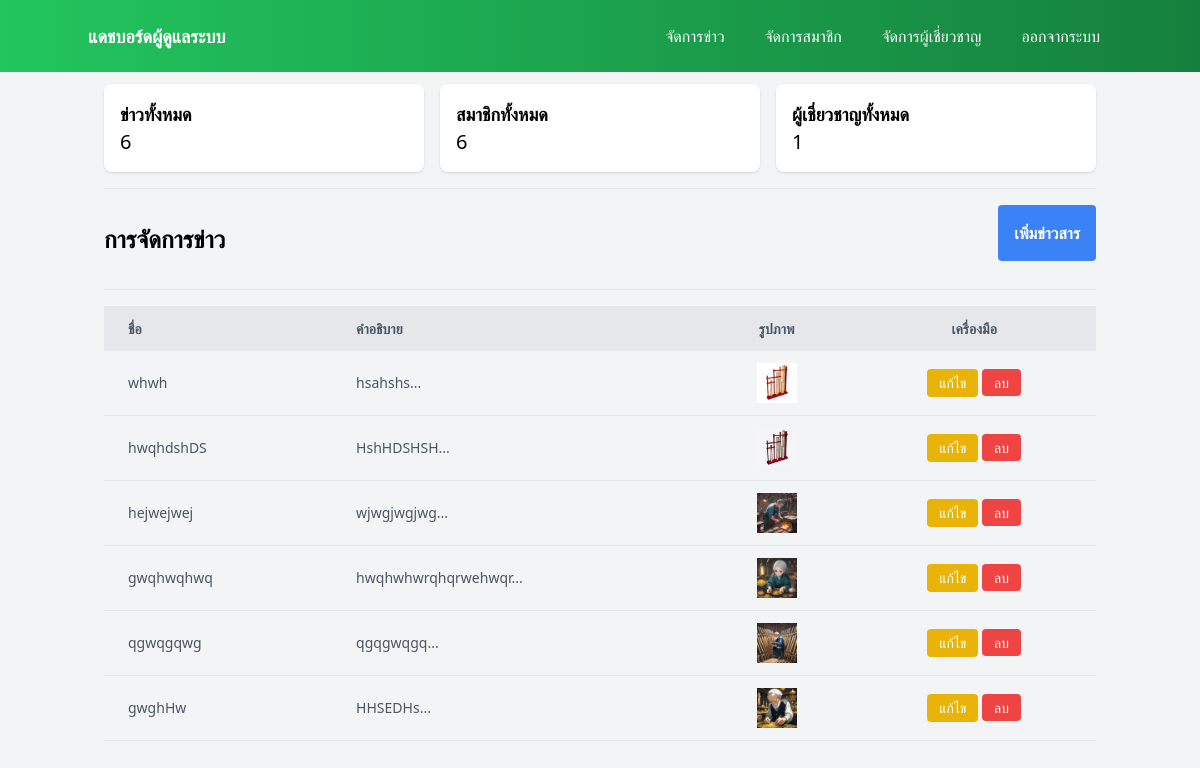
Before: /admin/news/index.php (signed in) with the older database file.
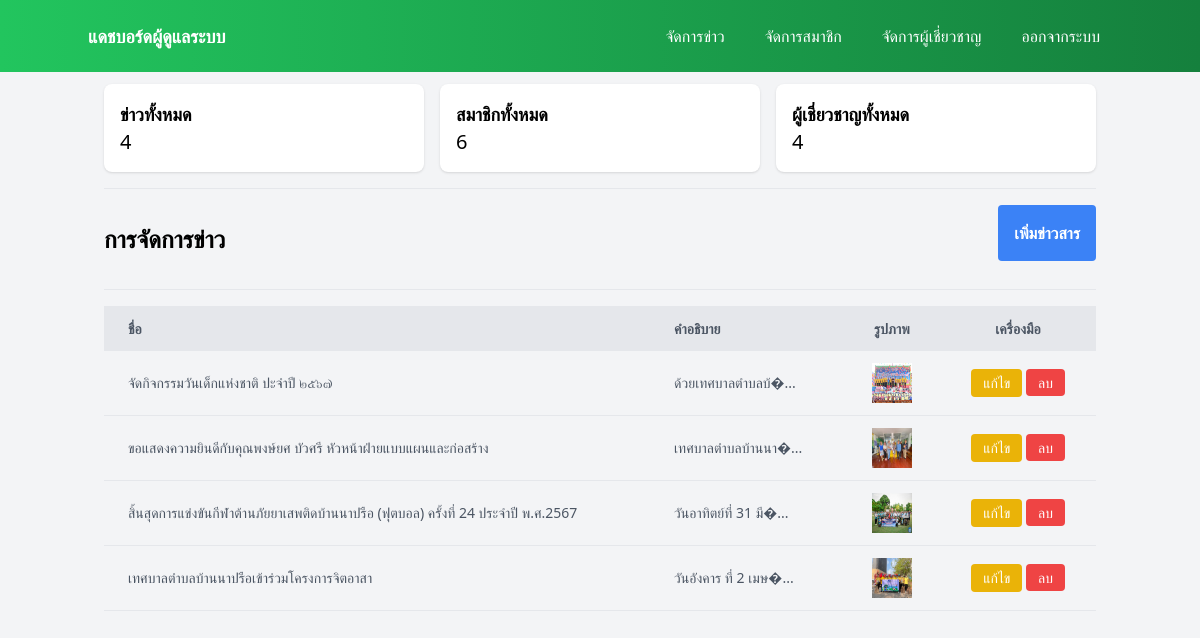
After: the same page with the newer database file.
### tables this page shows
CREATE TABLE `news` (
  `id` int(11) NOT NULL,
  `title` varchar(255) NOT NULL,
  `description` text NOT NULL,
  `images` text NOT NULL,
  `created_at` timestamp NOT NULL DEFAULT current_timestamp()
);

### admin/news/index.php (the view, shortened to what this page needs)
<?php
require_once 'config/conn.php';
$newsItems = $conn->query("SELECT * FROM news ORDER BY created_at DESC")->fetchAll(PDO::FETCH_ASSOC);
try {
    $stmt = $conn->prepare("SELECT COUNT(*) FROM news");
    $stmt->execute();
    $totalNews = $stmt->fetchColumn();
} catch (PDOException $e) {
    $totalNews = "Error: " . $e->getMessage();
}
try {
    $stmt = $conn->prepare("SELECT COUNT(*) FROM users");
    $stmt->execute();
    $totalUsers = $stmt->fetchColumn();
} catch (PDOException $e) {
    $totalUsers = "Error: " . $e->getMessage();
}
try {
    $stmt = $conn->prepare("SELECT COUNT(*) FROM skilled");
    $stmt->execute();
    $totalskilled = $stmt->fetchColumn();
} catch (PDOException $e) {
    $totalskilled = "Error: " . $e->getMessage();
}
?>
<!DOCTYPE html>
<html lang="en">
<head>
    <script src="https://cdn.tailwindcss.com"></script>
</head>
<body class="bg-gray-100">
    <?php include_once('nav.php') ?>
    <div class="container mx-auto px-4 mt-3">
        <div class="grid md:grid-cols-3 gap-4">
            <div class="bg-white p-4 rounded-lg shadow">
                <h4 class="font-semibold text-lg">ข่าวทั้งหมด</h4>
                <p class="text-xl"><?php echo htmlspecialchars($totalNews); ?></p>
            </div>
            <div class="bg-white p-4 rounded-lg shadow">
                <h4 class="font-semibold text-lg">สมาชิกทั้งหมด</h4>
                <p class="text-xl"><?php echo htmlspecialchars($totalUsers); ?></p>
            </div>
            <div class="bg-white p-4 rounded-lg shadow">
                <h4 class="font-semibold text-lg">ผู้เชี่ยวชาญทั้งหมด</h4>
                <p class="text-xl"><?php echo htmlspecialchars($totalskilled); ?></p>
            </div>
        </div>
        <hr class="my-4">
        <div class="mb-4 flex justify-between items-center">
            <h1 class="text-2xl font-semibold">การจัดการข่าว</h1>
            <button onclick="openModal()" class="bg-blue-500 hover:bg-blue-700 text-white font-bold py-4 px-4 rounded mb-3">
                เพิ่มข่าวสาร
            </button>
        </div>
        <hr class="my-4">
        <div class="overflow-x-auto">
            <table class="min-w-full leading-normal">
                <thead>
                    <tr class="bg-gray-200 text-gray-600 uppercase text-sm leading-normal">
                        <th class="py-3 px-6 text-left">ชื่อ</th>
                        <th class="py-3 px-6 text-left">คำอธิบาย</th>
                        <th class="py-3 px-6 text-center">รูปภาพ</th>
                        <th class="py-3 px-6 text-center">เครื่องมือ</th>
                    </tr>
                </thead>
                <tbody class="text-gray-600 text-sm font-light">
                    <?php foreach ($newsItems as $item) { ?>
                        <tr class="border-b border-gray-200 hover:bg-gray-100">
                            <td class="py-3 px-6 text-left whitespace-nowrap"><?php echo htmlspecialchars($item['title']); ?></td>
                            <td class="py-3 px-6 text-left"><?php echo htmlspecialchars(substr($item['description'], 0, 50)) . '...'; ?></td>
                            <td class="py-3 px-6 text-center">
                                <?php
                                $images = explode(',', $item['images']);
                                foreach ($images as $image) {
                                    echo "<img src= '$image' alt='image' class='w-10 h-10 inline-block'>";
                                }
                                ?>
                            </td>
                            <td class="py-3 px-6 text-center">
                                <button onclick="openEditModal(<?php echo $item['id']; ?>)" class="py-1 px-3 bg-yellow-500 text-white rounded hover:bg-yellow-600 transition duration-300 ease-in-out">แก้ไข</button>
                                <a href="delete_news.php?id=<?php echo $item['id']; ?>" class="py-1 px-3 bg-red-500 text-white rounded hover:bg-red-600 transition duration-300 ease-in-out">ลบ</a>
                            </td>
                        </tr>
                    <?php } ?>
                </tbody>
            </table>
        </div>
    </div>
</body>
</html>

Changed rows visible on the page:
removed news: title "whwh", description "hsahshs", images (picture)
removed news: title "hwqhdshDS", description "HshHDSHSH", images (picture)
removed news: title "hejwejwej", description "wjwgjwgjwg", images (picture)
removed news: title "gwqhwqhwq", description "hwqhwhwrqhqrwehwqr", images (picture)
removed news: title "qgwqgqwg", description "qgqgwqgq", images (picture)
removed news: title "gwghHw", description "HHSEDHs", images (picture)
added news: title "จัดกิจกรรมวันเด็กแห่งชาติ ปะจำปี ๒๕๖๗", description "ด้วยเทศบาลตำบลบ้�", images (picture)
added news: title "ขอแสดงความยินดีกับคุณพงษ์ยศ บัวศรี หัวหน้าฝ่ายแบบแผนและก่อสร้าง", description "เทศบาลตำบลบ้านนา�", images (picture)
added news: title "สิ้นสุดการแข่งขันกีฬาต้านภัยยาเสพติดบ้านนาปรือ (ฟุตบอล) ครั้งที่ 24 ประจำปี พ.ศ.2567", description "วันอาทิตย์ที่ 31 มี�", images (picture)
added news: title "เทศบาลตำบลบ้านนาปรือเข้าร่วมโครงการจิตอาสา", description "วันอังคาร ที่ 2 เมษ�", images (picture)
Other visible differences:
$totalNews: "6" → "4"
$totalskilled: "1" → "4"
